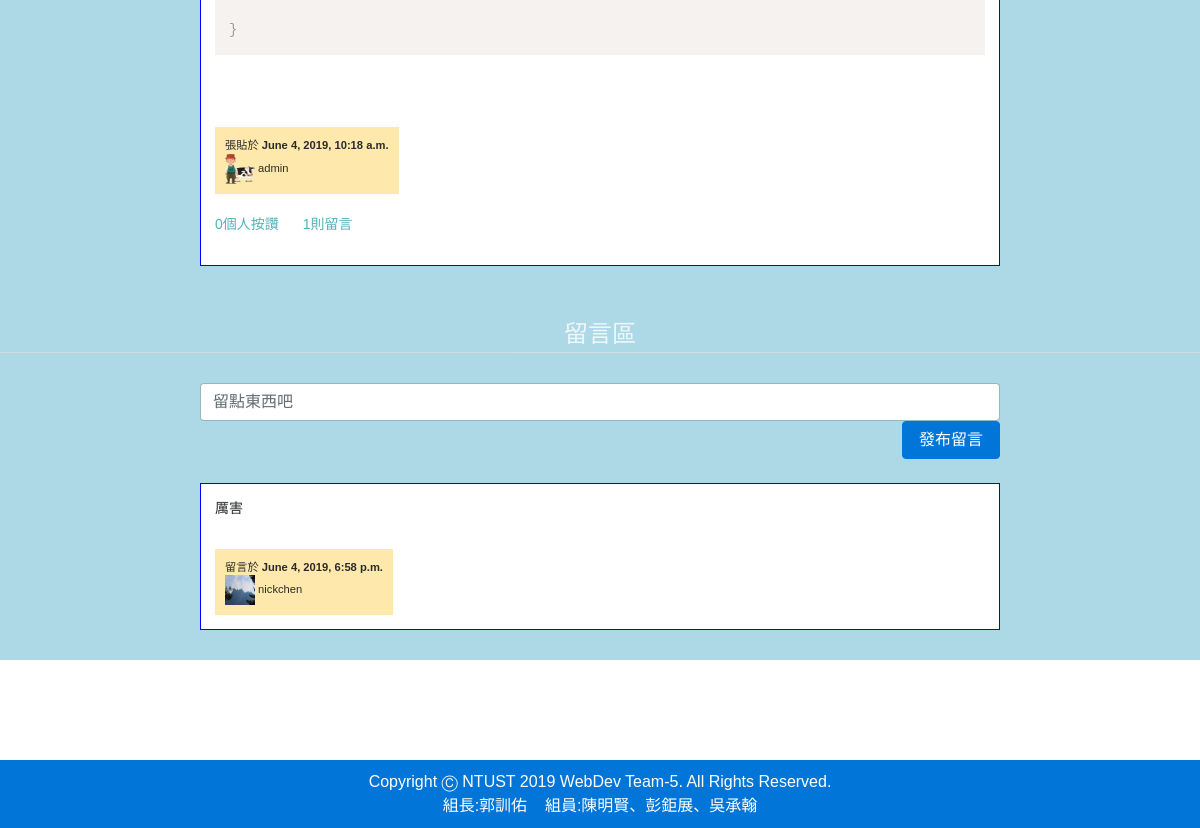
Before: /forum/detail/3/ (lower part) with the older database file.
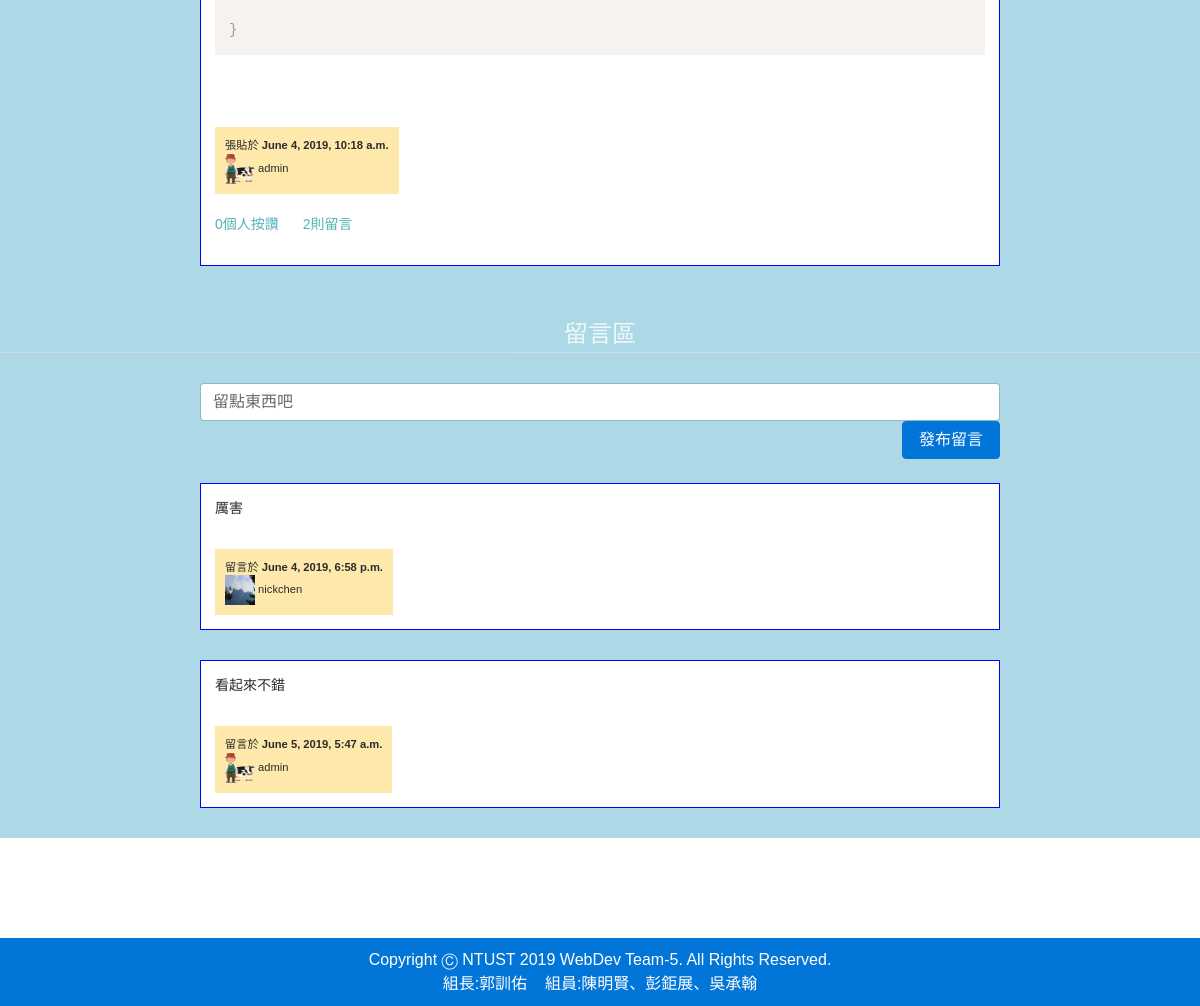
After: the same page with the newer database file.
### forum/models.py (models this page shows, shortened)
class Comment(models.Model):
    post = models.ForeignKey(Post,on_delete=models.CASCADE)
    body = models.TextField()
    commentTime = models.DateTimeField(default = datetime.now)
    postUser = models.ForeignKey(User,on_delete=models.CASCADE, default=None, blank=True)

### users/models.py (models this page shows, shortened)
class UserProfile(models.Model):
    user = models.OneToOneField(User, on_delete=models.CASCADE)
    avatar = models.ImageField(upload_to='avatar/')
    level = models.IntegerField(default=0)
    aboutme = RichTextField(default='')

### forum/views.py (the view)
# urls.py: url(r'^detail/(?P<id>\d+)/$', views.detail, name='detail'),
def detail(request, id):
    post = Post.objects.get(id=id)
    thumb = Thumb.objects.filter(post=post)
    comment = Comment.objects.filter(post=post)
    userThumb = None
    if request.user.is_authenticated:
        user = request.user
        userThumb = Thumb.objects.filter(post=post).filter(thumbUser=user)
        if request.method == 'POST':
            form = forms.CommentForm(request.POST)
            if form.is_valid():
                body = form.cleaned_data.get('commentBody')
                comment = Comment(post=post, body=body, postUser=user)
                comment.save()
                return redirect(f'/forum/detail/{id}#footer')
        else:
            form = forms.CommentForm()
    else:
        form = forms.CommentForm()
    context = {
        'post': post,
        'thumb':thumb,
        'comments':comment,
        'commentForm':form,
        'userThumb':userThumb
    }
    return render(request, 'forum/detail.html', context)

### forum/forms.py
class CommentForm(forms.Form):
    commentBody = forms.CharField()

### forum/templates/forum/detail.html (shortened to what this page needs)
{% extends 'main/layout.html' %}
{% block content %}
{% load widget_tweaks %}
		<div class="col-md-12 justify-content-center" style="background-color: lightblue; padding-top: 40px;">
			<div class="post-row row justify-content-center">
				<div class="forum-post col-md-8">
					<p class="forum-post-body">
						{{post.body|safe}}
					</p>
					<div class="forum-post-info">
						<div>
							<div class="post-info">
								<span>張貼於</span>
								<span class="post-time">{{post.postTime}}</span><br>
								<img src="{{post.postUser.userprofile.avatar.url}}" alt="頭像" width="30" height="30">
								<span class="post-user">{{post.postUser.username}}</span>
							</div>
						</div>
						<div class="post-info-2">
							{% if request.user.is_authenticated %}
								{% load static %}
							{% endif %}
							<p class="info-thumbcount"><span>{{thumb.count}}</span>個人按讚</p>
							<p class="info-comment"><span>{{comments.count}}</span>則留言</p>
						</div>
					</div>
				</div>
			</div>
			<div class="comment-line row justify-content-center">
				留言區
			</div>
			<div class="forum-comment-insert row justify-content-center" style="padding: 0;">
				<div class="forum-comment-div col-md-8" style="padding: 0;">
					<form action="" method="POST">
						{% load widget_tweaks %}
						{% render_field commentForm.commentBody placeholder="留點東西吧" class="form-control" %}
						<div style="text-align: right;">
							<input type="submit" class="btn btn-primary" value="發布留言" style="cursor: pointer;"/>
						</div>
					</form>
				</div>
			</div>
			<br>
			{% for comment in comments %}
			<div class="forum-comment row justify-content-center">
				<div class="forum-post col-md-8">
					<p class="forum-post-body">
						{{comment.body}}
					</p>
					<div class="forum-post-info">
						<div>
							<div class="post-info">
								<span>留言於</span>
								<span class="post-time">{{comment.commentTime}}</span><br>
								<img src="{{comment.postUser.userprofile.avatar.url}}" alt="頭像" width="30" height="30">
								<span class="post-user">{{comment.postUser}}</span>
							</div>
						</div>
					</div>
				</div>
			</div>
	{% endfor %}
</div>
{% endblock content %}

Changed rows visible on the page:
added Comment: body "看起來不錯", commentTime "June 5, 2019, 5:47 a.m.", postUser.userprofile.avatar (picture), postUser "admin"
Other visible differences:
{{ comments.count }}: "1" → "2"
